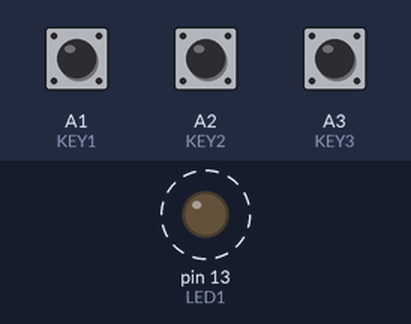
The sketch below on a simulated Arduino Uno, built with avr-gcc and run on an emulated ATmega328P. Shown: output pins drawn as LEDs (lit = HIGH). Dashed ring = blinking. Inputs (shaded band) come from the test bench; at power-on: A1 (KEY1) HIGH, A3 (KEY3) HIGH, A2 (KEY2) HIGH.

Above: at 1.26 s.
1.3 s: A1 (KEY1) pulled LOW for 0.15 s
At 1.56 s:
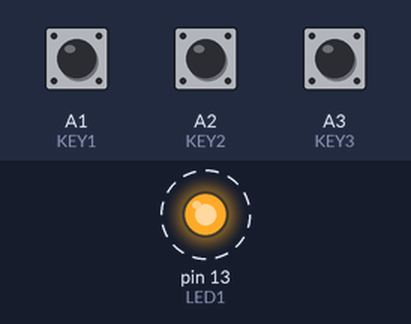
2.9 s: A3 (KEY3) pulled LOW for 0.15 s
At 3.6 s:
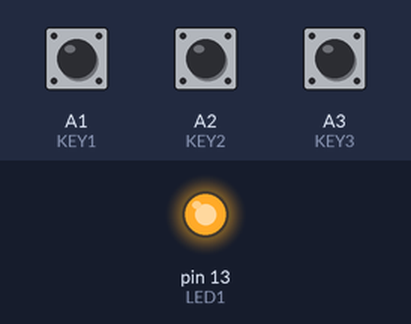
5.9 s: A2 (KEY2) pulled LOW for 0.15 s
8.9 s: A3 (KEY3) pulled LOW for 1 s
At 9.19 s:
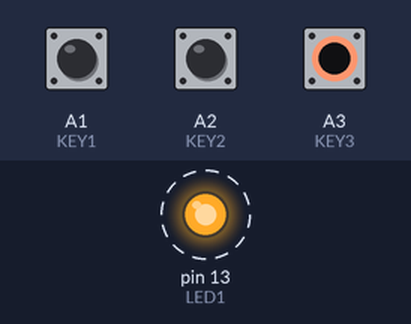
11.4 s: A3 (KEY3) pulled LOW for 3.2 s
Timing chart, 0 to 14.4 s (numbered marks = the images above; inputs shaded):
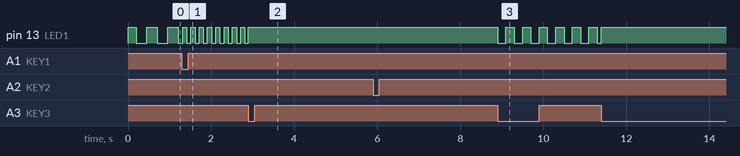

Measured:
- after the input at 1.3 s, pin 13 (LED1): alternates HIGH for 0.10 s and LOW for 0.10 s, starting at once
- after the input at 2.9 s, pin 13 (LED1): goes on until 2.9 s, then stays HIGH
- after the input at 5.9 s, every drawn part: stays the same
- after the input at 8.9 s, pin 13 (LED1): alternates HIGH for 0.20 s and LOW for 0.20 s, starting at once
- by itself, pin 13 (LED1): alternates HIGH for 0.26 s and LOW for 0.25 s

The sketch:

Tarefa1.ino
```cpp
/*
Tarefa 1 pisca-pisca
Nome: Sol Castilho Araújo de Moraes Sêda
Matricula: 2511704
*/

#include "pindefs.h"

int lastButton1 = 0; // não apertado
int lastButton2 = 0; // não apertado
int lastButton3 = 0; // não apertado

unsigned long previousMillis = 0;
unsigned long previousBlinkMillis = 0;
unsigned long interval = 200; // 200 ms

unsigned long previonsBlink = 0;
unsigned long intervalBlinking = 200;

unsigned long lastButton1Pressed = 0;
unsigned long lastButton2Pressed = 0;

bool canBlink = true;

void apagarLeds() {

  // No Multi Function Shield:
  // LOW = LED aceso
  // HIGH = LED apagado

  digitalWrite(LED1, HIGH);
  digitalWrite(LED2, HIGH);
  digitalWrite(LED3, HIGH);
}

void setup() {
 pinMode(LED1, OUTPUT);
 pinMode (KEY1, INPUT_PULLUP);
 pinMode (KEY2, INPUT_PULLUP);
 pinMode (KEY3, INPUT_PULLUP);
 apagarLeds();
}

void loop() {
  unsigned long currentMillis = millis();

  // Resetando os botões para estado solto
  if(digitalRead(KEY1) == HIGH){
    lastButton1 = 0;
  }
  if(digitalRead(KEY2) == HIGH){
    lastButton2 = 0;
  }
  if(digitalRead(KEY3) == HIGH){
    lastButton3 = 0;
  }

  // piscando o led
  if(canBlink){
    if(currentMillis - previousBlinkMillis >= intervalBlinking){
      if(digitalRead(LED1) == HIGH){
        previousBlinkMillis = currentMillis;
        digitalWrite(LED1, LOW);
      }
      else{
        previousBlinkMillis = currentMillis;
        digitalWrite(LED1, HIGH);
      }
    }
  }

  // Se um botão foi pressionado
  if (currentMillis - previousMillis >= interval) {
    // Botão 1 pressionado deixa o blink mais rapido
    if (digitalRead(KEY1) == LOW && lastButton1 == 0) {
      lastButton1Pressed = currentMillis;

      if(intervalBlinking > 25){
        lastButton1 = 1;
        previousMillis = currentMillis;
        intervalBlinking = intervalBlinking / 2;
      }
    }

    // Botão 2 pressionado deixa o blink mais lento
    else if (digitalRead(KEY2) == LOW && lastButton2 == 0){
      lastButton2Pressed = currentMillis;
      if(intervalBlinking < 10000){
        lastButton2 = 1;
        previousMillis = currentMillis;
        intervalBlinking = intervalBlinking * 2;
      }
    }

    // Botão 3 pressionado para o blink
    if (digitalRead(KEY3) == LOW && lastButton3 == 0){
      lastButton3 = 1; // botão foi apertado
      previousMillis = currentMillis;
      canBlink = !canBlink;
      digitalWrite(LED1, HIGH);
    }

    // Alteração da tarefa, ao clicar no botão 1 ou 2 salva o tempo em que foi apertado
    // caso o tempo entre eles seja menor que 500 para ou começa o pisca do LED1
    if(abs(lastButton1Pressed - lastButton2Pressed) < 500){
      canBlink = !canBlink;
    }
  }
}
```

pindefs.h
```cpp
#define LED1 13
#define LED2 12
#define LED3 11
#define LED4 10

#define BUZZ 3

#define KEY1 A1
#define KEY2 A2
#define KEY3 A3

#define POT A0
```
